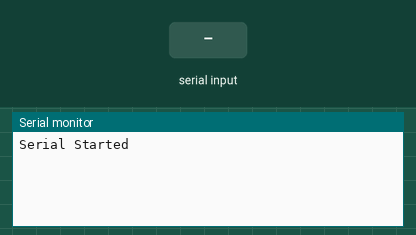
This sketch was run on a simulated Arduino Uno, built with avr-gcc and run on an emulated ATmega328P. Parts: the last lines printed to the serial monitor. Inputs (shaded band) come from the test bench.

Above: at 1.2 s.
1.3 s: "1" received over the second serial link
At 2.0 s:
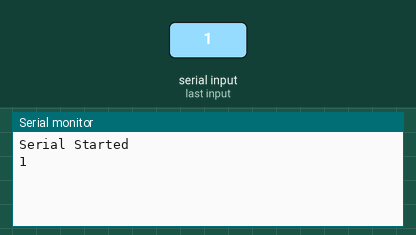
2.8 s: "0" received over the second serial link
At 3.2 s:
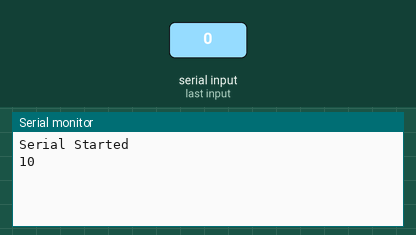

Measured:
- after the input at 1.3 s, the serial monitor: prints a new line at once (image 1)
- after the input at 2.8 s, the serial monitor: prints a new line at once (image 2)

The sketch:

ARBD1_bluetooth.ino
```cpp
#include <SoftwareSerial.h>   // Software Serial Library

//  Connection to HC05
const int Rx = 12;
const int Tx = 13;

SoftwareSerial hc05(Rx, Tx);

void setup(){
  Serial.begin(9600);


  while(!Serial);
  Serial.println("Serial Started");
  hc05.begin(9600);   // Default data rate for HC05
  hc05.println("Hello, world?");
}

void loop(){
 if(hc05.available()){
  Serial.write(hc05.read());
 }
 if(Serial.available()){
  hc05.write(Serial.read());
 }


}
```
